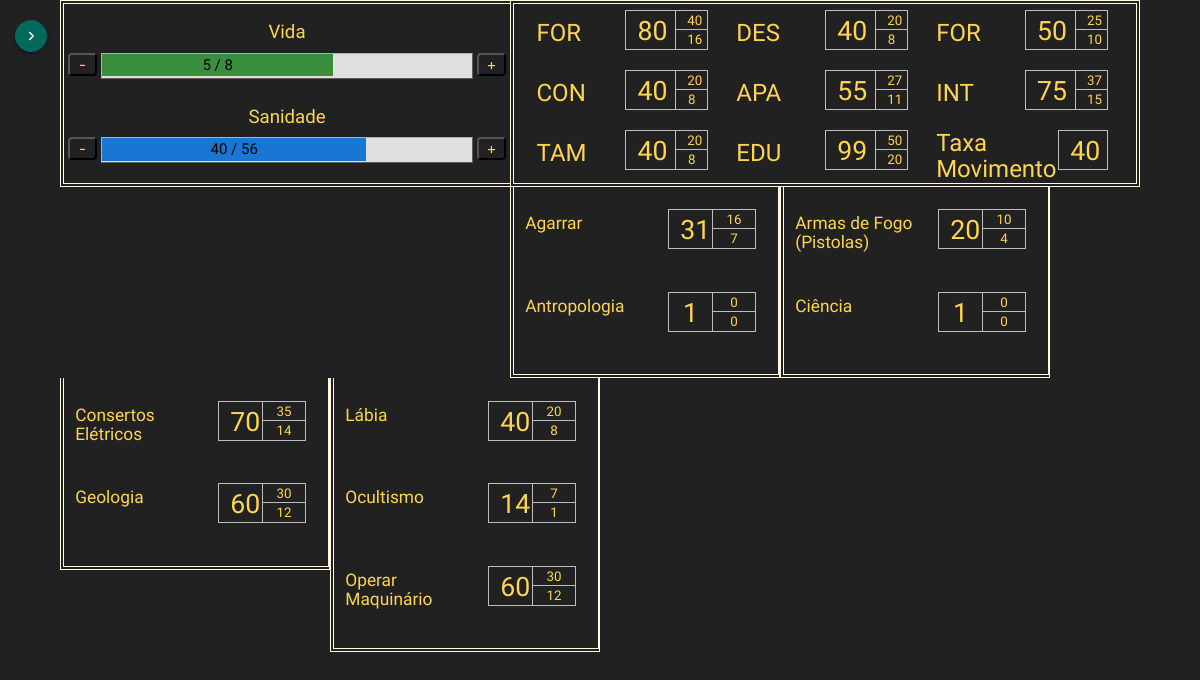
Page /subir_nivel_cthulhu/2/ on the committed database.
### core/models/model_ficha_cthulhu.py (models this page shows, shortened)
class Ficha_Cthulhu(models.Model):
    class Meta:
        verbose_name = ('ficha_cthulhu')
        verbose_name_plural = ('fichas_cthulhu')
    id_personagem = models.ForeignKey('Personagem', on_delete=models.CASCADE)
    pontos_vida = models.IntegerField(null=False, default=0)
    pontos_vida_max = models.IntegerField(null=False, default=0)
    sanidade = models.IntegerField(null=False, default=0)
    sanidade_max = models.IntegerField(null=False, default=0)
    FOR = models.IntegerField(null=True, blank=False, default=1)
    FOR_bom= models.IntegerField(null=True, blank=False, default=1)
    FOR_extremo = models.IntegerField(null=True, blank=False, default=1)
    CON = models.IntegerField(null=True, blank=False, default=1)
    CON_bom = models.IntegerField(null=True, blank=False, default=1)
    CON_extremo = models.IntegerField(null=True, blank=False, default=1)
    TAM = models.IntegerField(null=True, blank=False, default=1)
    TAM_bom = models.IntegerField(null=True, blank=False, default=1)
    TAM_extremo = models.IntegerField(null=True, blank=False, default=1)
    DES = models.IntegerField(null=True, blank=False, default=1)
    DES_bom = models.IntegerField(null=True, blank=False, default=1)
    DES_extremo = models.IntegerField(null=True, blank=False, default=1)
    APA = models.IntegerField(null=True, blank=False, default=1)
    APA_bom = models.IntegerField(null=True, blank=False, default=1)
    APA_extremo = models.IntegerField(null=True, blank=False, default=1)
    EDU = models.IntegerField(null=True, blank=False, default=1)
    EDU_bom = models.IntegerField(null=True, blank=False, default=1)
    EDU_extremo = models.IntegerField(null=True, blank=False, default=1)
    INT = models.IntegerField(null=True, blank=False, default=1)
    INT_bom = models.IntegerField(null=True, blank=False, default=1)
    INT_extremo = models.IntegerField(null=True, blank=False, default=1)
    POD = models.IntegerField(null=True, blank=False, default=1)
    POD_bom = models.IntegerField(null=True, blank=False, default=1)
    POD_extremo = models.IntegerField(null=True, blank=False, default=1)
    taxa_mov = models.IntegerField(null=True, blank=False, default=1)
    def calculaPorcentagens(self):
        retorno = {}
        retorno['vida'] = 100 * (self.pontos_vida / self.pontos_vida_max)
        retorno['sanidade'] = 100 * (self.sanidade / self.sanidade_max)
        return retorno

### core/models/model_habilidade_cthulhu.py (models this page shows, shortened)
class Habilidade_Cthulhu(models.Model):
    class Meta:
        verbose_name = ('habilidade_cthulhu')
        verbose_name_plural = ('habilidades_cthulhu')
        ordering = ['titulo']
    ficha = models.ForeignKey('Ficha_Cthulhu', on_delete=models.CASCADE)
    titulo = models.CharField(max_length=150, null=True, blank=True)
    normal = models.IntegerField(null=True, blank=False, default=0)
    bom = models.IntegerField(null=True, blank=False, default=0)
    extremo = models.IntegerField(null=True, blank=False, default=0)
    checked = models.BooleanField(default=False)

### core/views/view_ficha_cthulhu.py (the view)
# urls.py: path('subir_nivel_cthulhu/<int:pk>/', views.ficha_cthulhu_upar, name='subir_nivel_cthulhu'),
def ficha_cthulhu_upar(request, pk, template_name="core/ficha_cthulhu_upar.html"):
    entidade = {}
    personagem = get_object_or_404(Personagem, pk=pk)
    entidade['personagem'] = personagem
    ficha_cthulhu = Ficha_Cthulhu.objects.get(id_personagem=personagem.pk)
    entidade['ficha'] = ficha_cthulhu
    entidade['porcentagem'] = ficha_cthulhu.calculaPorcentagens()
    habilidades = Habilidade_Cthulhu.objects.all().filter(ficha=ficha_cthulhu.id).order_by('titulo')
    if habilidades.exists():
        total = len(habilidades)
        coluna1 = []
        for i in range (0, floor(total/4)):
            coluna1.append(habilidades[i])
        coluna2 = []
        for i in range(floor(total / 4), 2 * floor(total / 4)):
            coluna2.append(habilidades[i])
        coluna3 = []
        for i in range(2 * floor(total / 4), 3 * floor(total / 4)):
            coluna3.append(habilidades[i])
        coluna4 = []
        for i in range(3 * floor(total / 4), total):
            coluna4.append(habilidades[i])
        colunas = [coluna1, coluna2, coluna3, coluna4]
        entidade['colunas'] = colunas
        entidade['habilidades'] = habilidades
    return render(request, template_name, {'entidade': entidade})

### core/templates/core/ficha_cthulhu_upar.html (shortened to what this page needs)
{% extends 'core/baseTemplate.html' %}
{% block conteudo %}
<div class="col s5 col-esquerda">
    <div class="row row-title-barra" style="margin-top:18px;">
        <div class = 'col s12'> <h3> Vida </h3> </div>
    </div>
    <div class = 'row'>
        <div class = 'col s1 col-btn'>
            <form action="{% url 'diminui_pontos_vida' entidade.personagem.pk %}"  method="get"> {% csrf_token %}
                <button class="btn-alt-stats" type="submit" value="-"> - </button>
            </form>
        </div>
        <div class = 'col s10 col-valor porcentagem black-text'>
            <div class = 'porcentagem-barra-verde black-text' style="width: {{ entidade.porcentagem.vida }}%;">
                {{entidade.ficha.pontos_vida}} / {{entidade.ficha.pontos_vida_max}}
            </div>
        </div>
        <div class = 'col s1 col-btn'>
            <form action="{% url 'aumenta_pontos_vida' entidade.personagem.pk %}"  method="get"> {% csrf_token %}
                <button class="btn-alt-stats" type="submit" value="-"> + </button>
            </form>
        </div>
    </div>
    <div class="row row-title-barra" style="margin-top:28px;">
        <div class = 'col s12'> <h3> Sanidade </h3> </div>
    </div>
    <div class = 'row'>
        <div class = 'col s1 col-btn'>
            <form action="{% url 'diminui_sanidade' entidade.personagem.pk %}"  method="get"> {% csrf_token %}
                <button class="btn-alt-stats" type="submit" value="-"> - </button>
            </form>
        </div>
        <div class = 'col s10 col-valor porcentagem black-text'>
            <div class = 'porcentagem-barra-azul black-text' style="width: {{ entidade.porcentagem.sanidade }}%;">
                {{entidade.ficha.sanidade}} / {{entidade.ficha.sanidade_max}}
            </div>
        </div>
        <div class = 'col s1 col-btn'>
            <form action="{% url 'aumenta_sanidade' entidade.personagem.pk %}"  method="get"> {% csrf_token %}
                <button class="btn-alt-stats" type="submit" value="-"> + </button>
            </form>
        </div>
    </div>
</div>
<div class="col s7 col-direita">
    <div class="row" style="margin:0px;">
        <div class="col s4">
            <div class="row row-atributo" style="margin-top:16px;">
                <div class="col s6">
                    <h4> FOR </h4>
                </div>
                <div class="col s3 normal">
                    {{ entidade.ficha.FOR }}
                </div>
                <div class="col s2">
                    <div class="row">
                        <div class="col s12 bom">
                            {{ entidade.ficha.FOR_bom }}
                        </div>
                    </div>
                    <div class="row">
                        <div class="col s12 extremo">
                            {{ entidade.ficha.FOR_extremo }}
                        </div>
                    </div>
                </div>
            </div>
            <div class="row row-atributo">
                <div class="col s6">
                    <h4> CON </h4>
                </div>
                <div class="col s3 normal">
                    {{ entidade.ficha.CON }}
                </div>
                <div class="col s2">
                    <div class="row">
                        <div class="col s12 bom">
                            {{ entidade.ficha.CON_bom }}
                        </div>
                    </div>
                    <div class="row">
                        <div class="col s12 extremo">
                            {{ entidade.ficha.CON_extremo }}
                        </div>
                    </div>
                </div>
            </div>
            <div class="row row-atributo">
                <div class="col s6">
                    <h4> TAM </h4>
                </div>
                <div class="col s3 normal">
                    {{ entidade.ficha.TAM }}
                </div>
                <div class="col s2">
                    <div class="row row-valores">
                        <div class="col s12 bom">
                            {{ entidade.ficha.TAM_bom }}
                        </div>
                    </div>
                    <div class="row row-valores">
                        <div class="col s12 extremo" style="margin-top:-7px;">
                            {{ entidade.ficha.TAM_extremo }}
                        </div>
                    </div>
                </div>
            </div>
        </div>
        <div class="col s4">
            <div class="row row-atributo" style="margin-top:16px;">
                <div class="col s6">
                    <h4> DES </h4>
                </div>
                <div class="col s3 normal">
                    {{ entidade.ficha.DES }}
                </div>
                <div class="col s2">
                    <div class="row">
                        <div class="col s12 bom">
                            {{ entidade.ficha.DES_bom }}
                        </div>
                    </div>
                    <div class="row">
                        <div class="col s12 extremo">
                            {{ entidade.ficha.DES_extremo }}
                        </div>
                    </div>
                </div>
            </div>
            <div class="row row-atributo">
                <div class="col s6">
                    <h4> APA </h4>
                </div>
                <div class="col s3 normal">
                    {{ entidade.ficha.APA }}
                </div>
                <div class="col s2">
                    <div class="row">
                        <div class="col s12 bom">
                            {{ entidade.ficha.APA_bom }}
                        </div>
                    </div>
                    <div class="row">
                        <div class="col s12 extremo">
                            {{ entidade.ficha.APA_extremo }}
                        </div>
                    </div>
                </div>
            </div>
            <div class="row row-atributo">
                <div class="col s6">
                    <h4> EDU </h4>
                </div>
                <div class="col s3 normal">
                    {{ entidade.ficha.EDU }}
                </div>
                <div class="col s2">
                    <div class="row row-valores">
                        <div class="col s12 bom">
                            {{ entidade.ficha.EDU_bom }}
                        </div>
                    </div>
                    <div class="row row-valores">
                        <div class="col s12 extremo" style="margin-top:-7px;">
                            {{ entidade.ficha.EDU_extremo }}
                        </div>
                    </div>
                </div>
            </div>
        </div>
        <div class="col s4">
            <div class="row row-atributo" style="margin-top:16px;">
                <div class="col s6">
                    <h4> FOR </h4>
                </div>
                <div class="col s3 normal">
                    {{ entidade.ficha.POD }}
                </div>
                <div class="col s2">
                    <div class="row">
                        <div class="col s12 bom">
                            {{ entidade.ficha.POD_bom }}
                        </div>
                    </div>
                    <div class="row">
                        <div class="col s12 extremo">
                            {{ entidade.ficha.POD_extremo }}
                        </div>
                    </div>
                </div>
            </div>
            <div class="row row-atributo">
                <div class="col s6">
                    <h4> INT </h4>
                </div>
                <div class="col s3 normal">
                    {{ entidade.ficha.INT }}
                </div>
                <div class="col s2">
                    <div class="row">
                        <div class="col s12 bom">
                            {{ entidade.ficha.INT_bom }}
                        </div>
                    </div>
                    <div class="row">
                        <div class="col s12 extremo">
                            {{ entidade.ficha.INT_extremo }}
                        </div>
                    </div>
                </div>
            </div>
            <div class="row row-atributo" style="margin-top:-10px;">
                <div class="col s8">
                    <h4> Taxa Movimento </h4>
                </div>
                <div class="col s3 normal" style="border-style: groove; margin-top:0px;">
                    {{ entidade.ficha.TAM }}
                </div>
            </div>
        </div>
    </div>
</div>
{% for coluna in entidade.colunas %}
<div class = "col s3 col-esquerda" style="border-width: 0px 2px 4px 4px;">
    <br>
        {% for habilidade in coluna %}
        <div class="row row-atributo">
            <div class="col s7" style="margin-top:-5px">
                {% if not habilidade.checked %}
                    <h4 class = "habilidade-cthulhu"> {{ habilidade.titulo }} </h4>
                {% endif %}
            </div>
            <div class="col s2 normal">
                {{ habilidade.normal }}
            </div>
            <div class="col s2">
                <div class="row">
                    <div class="col s12 bom">
                        {{ habilidade.bom }}
                    </div>
                </div>
                <div class="row">
                    <div class="col s12 extremo">
                        {{ habilidade.extremo }}
                    </div>
                </div>
            </div>
        </div>
    <br>
    {% endfor %}
</div>
{% endfor %}
{% endblock conteudo %}

### core/static/css/estilo1.css (style rules this page uses)
html, body { width:100%; height: 100%; }
body { background-color:#212121; }
button { background-color:#212121; }
.col-valor { border-color: #B4AFA7; }
.col-esquerda { color: #ffd54f; border-color: #fff8e1; }
.col-direita { color: #ffd54f; border-color: #fff8e1; }
.porcentagem { background-color: #e0e0e0; }
.porcentagem-barra-azul { background-color: #1976d2; }
.porcentagem-barra-verde { background-color: #388e3c; }
.normal, .bom, .extremo { border-color: #bdbdbd ; }

### core/static/css/style.css (style rules this page uses)
.row-title-barra { margin-top:8px; margin-bottom:5px; }
.row-atributo { margin:10px 0px 0px 0px; }
.col-btn { padding:0px !important; }
.btn-alt-stats { width:80%; margin-left:10%; }
.col-valor { font-family: 'Odibee Sans', cursive; border-style: outset; border-width: 1.5px; text-align: center; vertical-align: middle; }
.col-esquerda { border-style: double; border-width: 4px 0px 4px 4px; }
.col-direita { border-style: double; border-width: 4px; }
.habilidade-cthulhu { font-size: 13pt; }
.porcentagem { height: 26px; padding: 0px !important; }
.row-valores { margin-bottom:7px; padding:0px; }
.normal, .bom, .extremo { height:40px; font-size:20pt; text-align: center; margin: -10px 0px 0px 0px; border-style: groove none groove groove; border-width:1.5px; font-family: 'Odibee Sans', cursive; }
.bom, .extremo { height:20px; font-size:10pt; border-style: groove; margin: -10px 0px 0px 0px; }
.extremo { margin: -20px 0px 0px 0px; border-style: none groove groove groove; }
button { text-align:center; color:#ffd54f; border: 1.5 0px solid #B4AFA7; border-radius: 4px; transition-duration: 0.4s; cursor: pointer; }
h3 { margin:0px 0px 5px 0px; font-size: 14pt; text-align:center; }
h4 { margin:0px 0px 0px 0px; font-size: 18pt; }
h1, h2, h3, h4, h5, h6, p, a { font-family: 'Josefin Sans', sans-serif; }

### rows in the picture
Ficha_Cthulhu: ficha.pontos_vida "5", ficha.pontos_vida_max "8", ficha.sanidade "40", ficha.sanidade_max "56", ficha.FOR "80", ficha.FOR_bom "40", ficha.FOR_extremo "16", ficha.CON "40", ficha.CON_bom "20", ficha.CON_extremo "8", ficha.TAM "40", ficha.TAM_bom "20", ficha.TAM_extremo "8", ficha.DES "40", ficha.DES_bom "20", ficha.DES_extremo "8", ficha.APA "55", ficha.APA_bom "27", ficha.APA_extremo "11", ficha.EDU "99", ficha.EDU_bom "50", ficha.EDU_extremo "20", ficha.POD "50", ficha.POD_bom "25", ficha.POD_extremo "10", ficha.INT "75", ficha.INT_bom "37", ficha.INT_extremo "15"
Habilidade_Cthulhu: titulo "Agarrar", normal "31", bom "16", extremo "7"
Habilidade_Cthulhu: titulo "Antropologia", normal "1", bom "0", extremo "0"
Habilidade_Cthulhu: titulo "Armas de Fogo (Pistolas)", normal "20", bom "10", extremo "4"
Habilidade_Cthulhu: titulo "Ciência", normal "1", bom "0", extremo "0"
Habilidade_Cthulhu: titulo "Consertos Elétricos", normal "70", bom "35", extremo "14"
Habilidade_Cthulhu: titulo "Geologia", normal "60", bom "30", extremo "12"
Habilidade_Cthulhu: titulo "Lábia", normal "40", bom "20", extremo "8"
Habilidade_Cthulhu: titulo "Ocultismo", normal "14", bom "7", extremo "1"
Habilidade_Cthulhu: titulo "Operar Maquinário", normal "60", bom "30", extremo "12"
